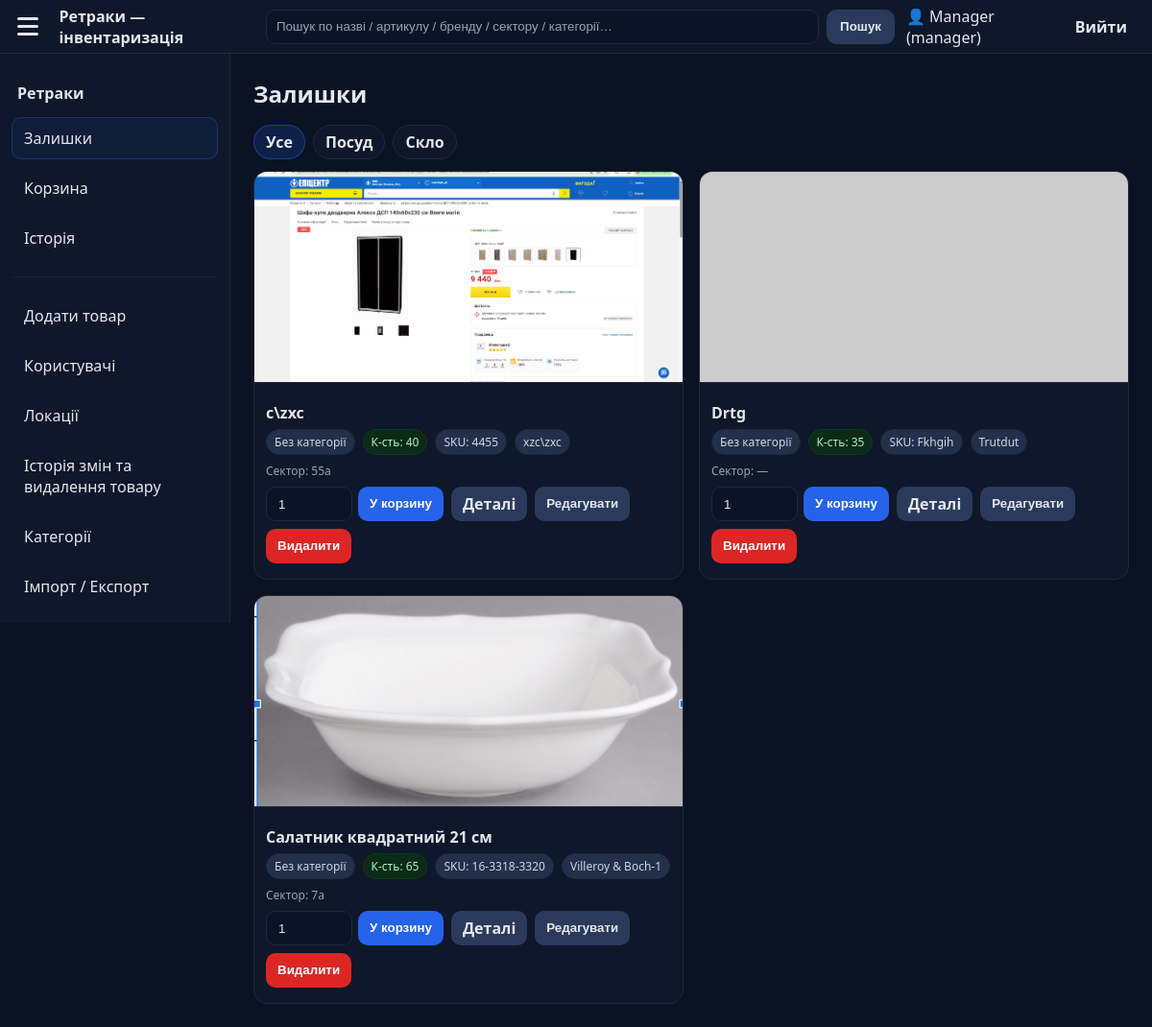
/dashboard.php (signed in), run on the app's committed database.
### tables this page shows
CREATE TABLE categories (
            id INTEGER PRIMARY KEY AUTOINCREMENT,
            name TEXT NOT NULL UNIQUE,
            created_at TEXT DEFAULT CURRENT_TIMESTAMP
        );

CREATE TABLE items (
        id INTEGER PRIMARY KEY AUTOINCREMENT,
        name TEXT NOT NULL,
        brand TEXT,
        sku TEXT,
        sector TEXT,
        notes TEXT,
        qty INTEGER NOT NULL DEFAULT 0,
        photo TEXT, -- шлях до файлу у /uploads/items
        created_at TEXT DEFAULT CURRENT_TIMESTAMP
    , deleted_at TEXT DEFAULT NULL, category_id INTEGER DEFAULT NULL);

### pages/inventory.php (the view, shortened to what this page needs)
<?php
$user = $_SESSION['user'] ?? null;
$db   = db();
$cat = trim($_GET['cat'] ?? '');
$cats = $db->query("SELECT id, name FROM categories ORDER BY name COLLATE NOCASE")->fetchAll(PDO::FETCH_ASSOC);
$sql = "SELECT i.*, c.name AS category_name
          FROM items i
     LEFT JOIN categories c ON c.id = i.category_id
         WHERE i.deleted_at IS NULL";
$params = [];
$sql .= " ORDER BY i.created_at DESC";
$st = $db->prepare($sql);
$st->execute($params);
$items = $st->fetchAll();
?>
<div class="toolbar">
  <h2>Залишки</h2>
</div>
<div class="filterbar">
  <?php
    $isAll = ($cat === '' || $cat === 'all');
  ?>
  <a href="#" class="chip <?= $isAll ? 'active' : '' ?> nav-link"
     data-page="inventory" data-query="">Усе</a>
  <?php foreach ($cats as $c):
        $active = (!$isAll && (string)$c['id'] === $cat);
  ?>
    <a href="#" class="chip nav-link <?= $active ? 'active' : '' ?>"
       data-page="inventory"
       data-query="cat=<?= (int)$c['id'] ?>">
       <?= htmlspecialchars($c['name']) ?>
    </a>
  <?php endforeach; ?>
</div>
<div class="grid">
<?php foreach ($items as $it): ?>
  <div class="card">
    <div class="media">
      <?php if (!empty($it['photo'])): ?>
        <img src="<?= htmlspecialchars($it['photo']) ?>" alt="Фото товару">
      <?php else: ?>
        <img src="https://placehold.co/640x400?text=No+Photo" alt="Фото товару">
      <?php endif; ?>
    </div>
    <div class="body">
      <div class="title"><?= htmlspecialchars($it['name']) ?></div>
      <?php
        $qty = (int)$it['qty'];
        $qtyClass = $qty <= 3 ? 'danger' : ($qty <= 10 ? 'warn' : 'success');
      ?>
      <div class="meta">
        <span class="badge"><?= htmlspecialchars($it['category_name'] ?: 'Без категорії') ?></span>
        <span class="badge <?= $qtyClass ?>">К-сть: <?= $qty ?></span>
        <span class="badge">SKU: <?= htmlspecialchars($it['sku'] ?: '—') ?></span>
        <span class="badge"><?= htmlspecialchars($it['brand'] ?: '—') ?></span>
      </div>
      <div class="small">Сектор: <?= htmlspecialchars($it['sector'] ?: '—') ?></div>
      <div class="actions row">
        <form method="post" action="/logic/cart_logic.php" class="row" style="gap:6px;align-items:center">
          <input type="number" name="qty" min="1" max="<?= max(1,(int)$it['qty']) ?>" value="1" style="width:90px">
          <button class="btn primary" type="submit">У корзину</button>
        </form>
        <a href="#" class="btn secondary nav-link"
           data-page="item"
           data-query="id=<?= (int)$it['id'] ?>">Деталі</a>
        <?php if (($user['role'] ?? '') === 'manager'): ?>
          <form method="get" action="/pages/edit_item.php" class="row">
            <button class="btn secondary" type="submit">Редагувати</button>
          </form>
          <form method="post" action="/logic/edit_item_logic.php" class="row"
                onsubmit="return confirm('Підтвердити видалення?');">
            <button class="btn danger" type="submit">Видалити</button>
          </form>
        <?php endif; ?>
      </div>
    </div>
  </div>
<?php endforeach; ?>
</div>

### assets/css/style.css (style rules this page uses)
:root { --bg: #0b1222; --bg-elev: #0f172a; --line: #1f2937; --text: #e2e8f0; --muted: #94a3b8; --brand: #2563eb; --ok-bg: #0b2a17; --ok-fg:#bbf7d0; --ok-line:#0f3a20; --err-bg: #2a0b0b; --err-fg:#fecaca; --err-line:#3b0f0f; }
* { box-sizing: border-box; }
html,body { height:100%; }
body { margin:0; font-family: system-ui, -apple-system, Segoe UI, Roboto, Arial, sans-serif; background: var(--bg); color: var(--text); -webkit-font-smoothing: antialiased; -moz-osx-font-smoothing: grayscale; }
img { max-width:100%; display:block; }
a { color: inherit; text-decoration: none; }
h1,h2,h3,h4,p { margin:0 0 12px; }
.nav-link { display: block; padding: 10px 12px; border-radius: 10px; color: var(--text); background: transparent; border: 1px solid transparent; transition: background .15s, border-color .15s, transform .15s, opacity .15s; }
.nav-link.active { background: rgba(37,99,235,.08); border-color: rgba(37,99,235,.35); }
input[type="text"], input[type="number"], input[type="email"], input[type="password"], select, textarea { width: 100%; background: #0b1326; color: var(--text); border: 1px solid var(--line); border-radius: 10px; padding: 10px 12px; outline: none; }
input::placeholder, textarea::placeholder { color: var(--muted); }
.row { display:flex; gap:10px; align-items:center; }
.small { color: var(--muted); font-size: 12px; }

### assets/css/theme.css (style rules this page uses)
.toolbar { display:grid;grid-template-columns:auto 1fr;align-items:center;gap:16px;margin-bottom:16px }
.toolbar h2 { margin:0 }
.grid { display:grid;gap:16px;grid-template-columns:repeat(auto-fill,minmax(320px,1fr)) }
.card .media { height:220px;background:#0a0f1e;display:flex;align-items:center;justify-content:center;border-bottom:1px solid #1f2937 }
.card .media img { width:100%;height:100%;object-fit:cover;object-position:center }
.badge { display:inline-flex;align-items:center;gap:6px;padding:4px 8px;border-radius:999px;font-size:12px;background:#23304a;color:#d0d8e5;border:1px solid #1f2937 }
.badge.success { background:#0b2a17;color:#a7f3d0;border-color:#0f3a20 }
.btn { border:none;cursor:pointer;font-weight:700;padding:8px 14px;border-radius:10px;transition:.15s }
.btn.primary { background:#2563eb;color:#fff }
.btn.secondary { background:#2b3a5a;color:#e2e8f0 }
.btn.danger { background:#dc2626;color:#fff }
.card { background:#0f172a; border:1px solid #1f2937; border-radius:14px; overflow:hidden; }
.card .body { padding:12px 12px 16px; }
.card .title { font-weight:800; font-size:16px; margin:8px 0 6px; }
.card .meta { display:flex; gap:8px; flex-wrap:wrap; margin-bottom:8px; }
.actions { display:flex; gap:8px; flex-wrap:wrap; align-items:center; margin-top:8px; }
.actions form { display:inline-flex; gap:6px; align-items:center; margin:0; }
.actions input[type="number"] { width:90px; height:36px; }
.actions .btn { height:36px; line-height:36px; padding:0 12px; }
.filterbar { display:flex; flex-wrap:wrap; gap:8px; margin: 0 0 12px; }
.chip { display:inline-flex; align-items:center; gap:6px; padding:6px 12px; border-radius:999px; background:#0f172a; border:1px solid #1f2937; color:#e2e8f0; font-weight:700; cursor:pointer; transition:.15s; }
.chip.active { background:rgba(37,99,235,.18); border-color:rgba(37,99,235,.45); color:#dbeafe; }

### data on the page
categories: name "Посуд"
categories: name "Скло"
items: photo (picture), name "c\\zxc", category_name "Без категорії", qty "40", sku "4455", brand "xzc\\zxc", sector "55a"
items: name "Drtg", category_name "Без категорії", qty "35", sku "Fkhgih", brand "Trutdut", sector "—"
items: photo (picture), name "Салатник квадратний 21 см", category_name "Без категорії", qty "65", sku "16-3318-3320", brand "Villeroy & Boch-1", sector "7а"

### other printed values
$user['name'] "Manager"
$user['role'] "manager"
